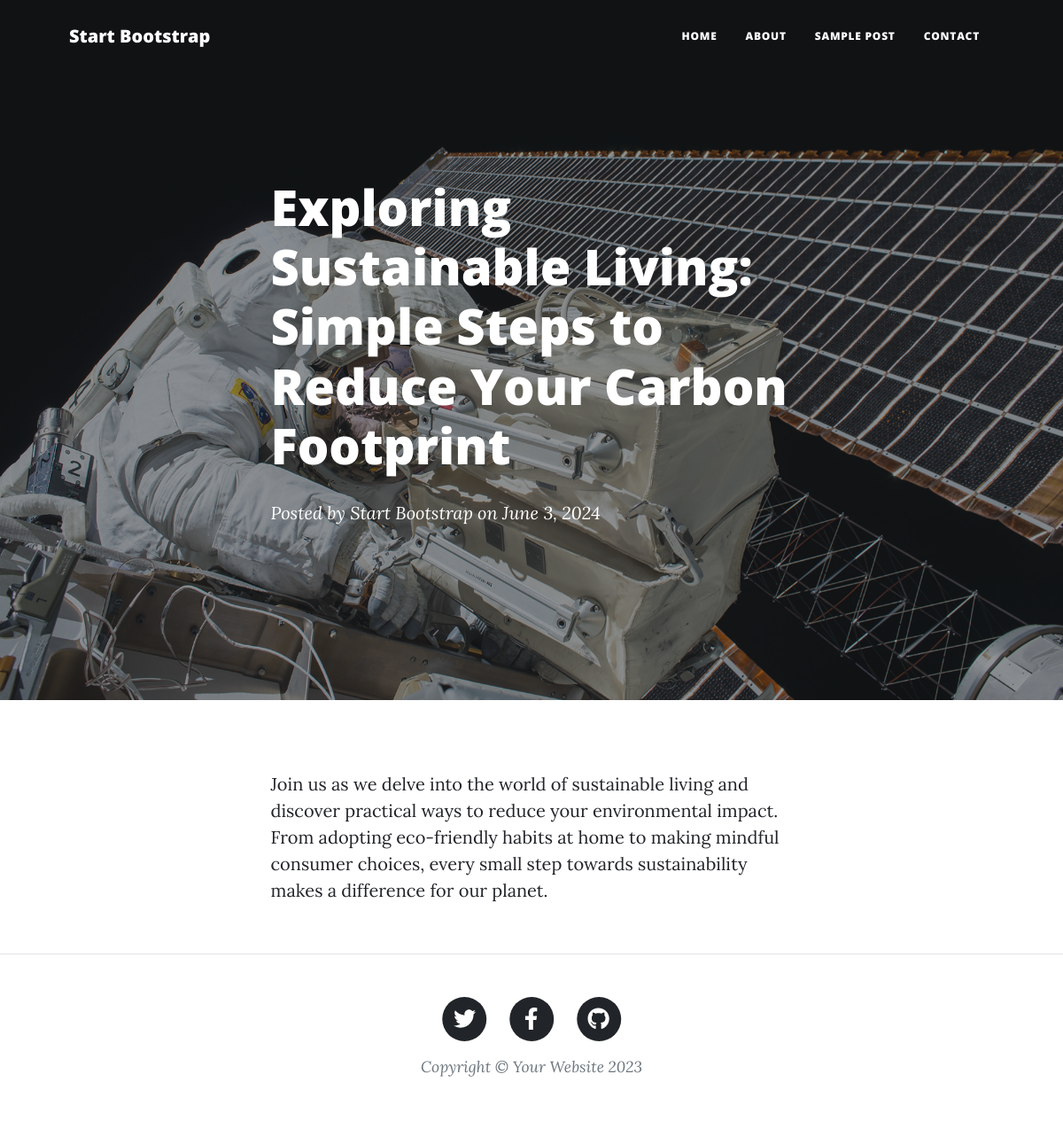
Screenshot of /post/2 with the database file from the repository.
### myapp/models.py (models this page shows)
class Post (models.Model):
    header=models.CharField(max_length=300)
    body=models.CharField(max_length=10000)
    date_post=models.DateField(default=date.today())

### myapp/views.py (the view)
# urls.py: path('post/<int:post_id>',views.post,name="post"),
def post(request,post_id):
    current_post=Post.objects.get(id=post_id)
    return render(request,"post.html",{'post':current_post})

### templates/post.html (shortened to what this page needs)
{% load static %}
<!DOCTYPE html>
<html lang="en">
    <head>
        <link href="{% static 'css/styles.css' %}" rel="stylesheet" />
    </head>
    <body>
        <nav class="navbar navbar-expand-lg navbar-light" id="mainNav">
            <div class="container px-4 px-lg-5">
                <a class="navbar-brand" href="index.html">Start Bootstrap</a>
                <div class="collapse navbar-collapse" id="navbarResponsive">
                    <ul class="navbar-nav ms-auto py-4 py-lg-0">
                        <li class="nav-item"><a class="nav-link px-lg-3 py-3 py-lg-4" href="/">Home</a></li>
                        <li class="nav-item"><a class="nav-link px-lg-3 py-3 py-lg-4" href="about.html">About</a></li>
                        <li class="nav-item"><a class="nav-link px-lg-3 py-3 py-lg-4" href="post.html">Sample Post</a></li>
                        <li class="nav-item"><a class="nav-link px-lg-3 py-3 py-lg-4" href="contact.html">Contact</a></li>
                    </ul>
                </div>
            </div>
        </nav>
        <header class="masthead" style="background-image: url('assets/img/post-bg.jpg')">
            <div class="container position-relative px-4 px-lg-5">
                <div class="row gx-4 gx-lg-5 justify-content-center">
                    <div class="col-md-10 col-lg-8 col-xl-7">
                        <div class="post-heading">
                            <h1>{{post.header}}</h1>
                            <span class="meta">
                                Posted by
                                <a href="#!">Start Bootstrap</a>
                                on {{post.date_post}}
                            </span>
                        </div>
                    </div>
                </div>
            </div>
        </header>
        <article class="mb-4">
            <div class="container px-4 px-lg-5">
                <div class="row gx-4 gx-lg-5 justify-content-center">
                    <div class="col-md-10 col-lg-8 col-xl-7">
                        <p>{{post.body}}</p>
                    </div>
                </div>
            </div>
        </article>
        <footer class="border-top">
            <div class="container px-4 px-lg-5">
                <div class="row gx-4 gx-lg-5 justify-content-center">
                    <div class="col-md-10 col-lg-8 col-xl-7">
                        <ul class="list-inline text-center">
                            <li class="list-inline-item">
                                <a href="#!">
                                    <span class="fa-stack fa-lg">
                                        <i class="fas fa-circle fa-stack-2x"></i>
                                        <i class="fab fa-twitter fa-stack-1x fa-inverse"></i>
                                    </span>
                                </a>
                            </li>
                            <li class="list-inline-item">
                                <a href="#!">
                                    <span class="fa-stack fa-lg">
                                        <i class="fas fa-circle fa-stack-2x"></i>
                                        <i class="fab fa-facebook-f fa-stack-1x fa-inverse"></i>
                                    </span>
                                </a>
                            </li>
                            <li class="list-inline-item">
                                <a href="#!">
                                    <span class="fa-stack fa-lg">
                                        <i class="fas fa-circle fa-stack-2x"></i>
                                        <i class="fab fa-github fa-stack-1x fa-inverse"></i>
                                    </span>
                                </a>
                            </li>
                        </ul>
                        <div class="small text-center text-muted fst-italic">Copyright &copy; Your Website 2023</div>
                    </div>
                </div>
            </div>
        </footer>
    </body>
</html>

### rows the page displays
Post: header "Exploring Sustainable Living: Simple Steps to Reduce Your Carbon Footprint", date_post "June 3, 2024", body "Join us as we delve into the world of sustainable living and discover practical ways to reduce your environmental impact. From adopting eco-friendly habits at home to making mindful consumer choices, every small step towards sustainability makes a difference for our planet."
